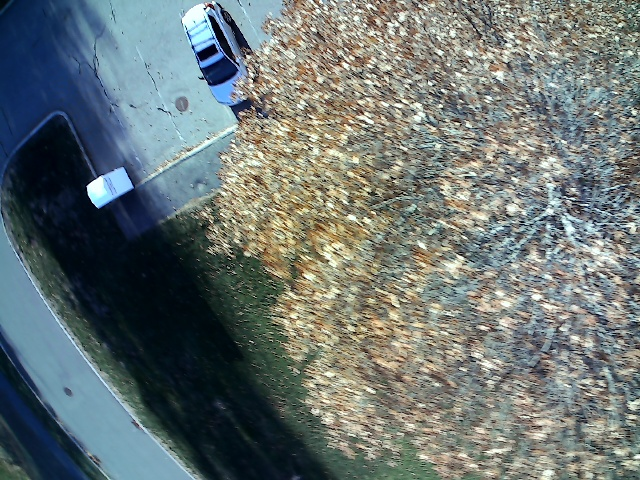
#> input picture software/mapping/test_images/p_01.jpg, 640 x 480 px; its folder holds only this picture in this run
$ python -i map_stitching_old.py   (imports and definitions only)
#> lines starting #> are read from the running program, lines starting #| are printed output that depends on the picture; after the words box and inside, x2 and y2 are one past the last pixel; in counts of white or black regions, pixels touching at a corner belong together
#> further down, picture is the input picture: shape (480, 640, 3); mean B, G, R 115.8, 117.1, 107.4
# THIS IS THE OLD VERSION. RUN AT YOUR OWN RISK

import cv2
import numpy as np
import os
from PIL import Image

def warp_img(base, newImg):
    # Convert images to grayscale
    gray1 = cv2.cvtColor(base, cv2.COLOR_BGR2GRAY)
    gray2 = cv2.cvtColor(newImg, cv2.COLOR_BGR2GRAY)

    # Initialize the feature detector and extractor (e.g., SIFT)
    sift = cv2.SIFT_create()

    # Detect keypoints and compute descriptors for both images
    keypoints1, descriptors1 = sift.detectAndCompute(gray1, None)
    keypoints2, descriptors2 = sift.detectAndCompute(gray2, None)

    # Initialize the feature matcher using brute-force matching
    bf = cv2.BFMatcher()

    # Match the descriptors using brute-force matching
    matches = bf.match(descriptors1, descriptors2)

    # Select the top N matches
    num_matches = 50
    matches = sorted(matches, key=lambda x: x.distance)[:num_matches]

    # Extract matching keypoints
    src_points = np.float32([keypoints1[match.queryIdx].pt for match in matches]).reshape(-1, 1, 2)
    dst_points = np.float32([keypoints2[match.trainIdx].pt for match in matches]).reshape(-1, 1, 2)

    # Estimate the homography matrix
    homography, _ = cv2.findHomography(src_points, dst_points, cv2.RANSAC, 5.0)

    # Warp the first image using the homography
    result = cv2.warpPerspective(base, homography, (newImg.shape[1], newImg.shape[0]))

    return result

    # [8 lines of commented-out code are left out]

def remove_background(img):
    tmp = cv2.cvtColor(img, cv2.COLOR_BGR2GRAY)
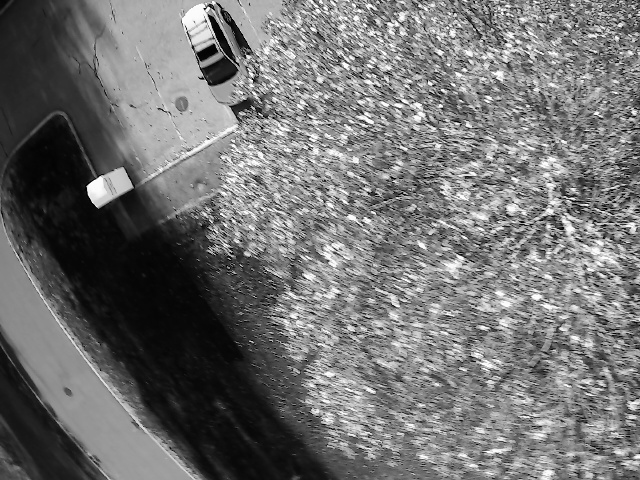
#> tmp: shape (480, 640); min 0, max 255, mean 114
    _, alpha = cv2.threshold(tmp, 0, 255, cv2.THRESH_BINARY)
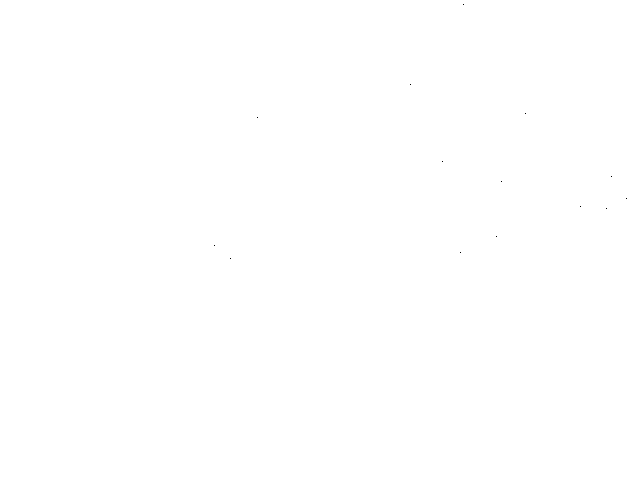
#> alpha: shape (480, 640); 100% white; black in thin lines or dots, all inside (x1, y1, x2, y2) = (214, 4, 627, 259)
    b, g, r = cv2.split(img)
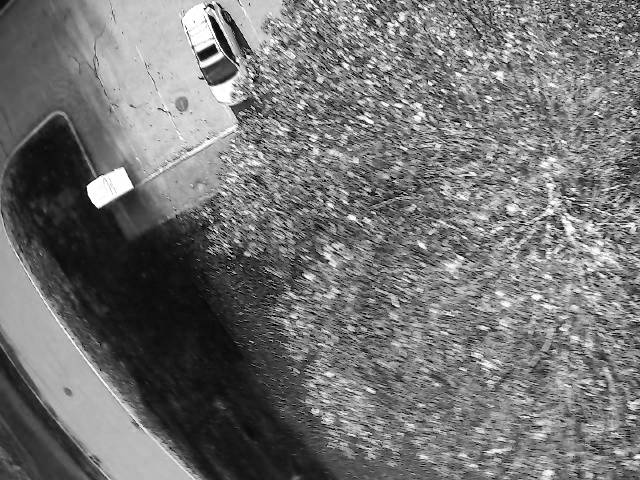
#> b: shape (480, 640); min 0, max 255, mean 115.8
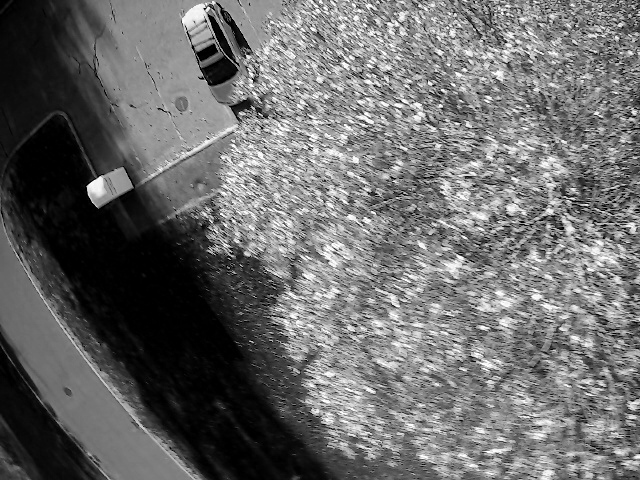
#> r: shape (480, 640); min 0, max 255, mean 107.4
    rgba = [b, g, r, alpha]
    dst = cv2.merge(rgba, 4)
    return dst

# START OF MAIN
dir = '/home/bmeyer/Downloads/stitch-test-pics/'
# [1 line that did not run here, left out]
# [1 line not run here, left out]
# [1 line that did not run here, left out]
#for name in os.listdir(dir):
#    imgs.append(cv2.imread(os.path.join(dir, name)))

# [31 lines not run here, left out]

>>> import cv2
>>> picture = cv2.imread('test_images/p_01.jpg')
>>> result = remove_background(picture)

$ run again, on software/mapping/test_images/p_02.jpg
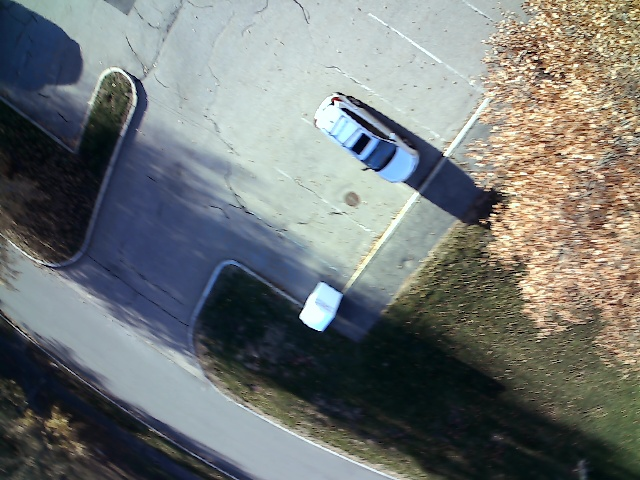
#> input picture software/mapping/test_images/p_02.jpg, 640 x 480 px
#> picture is the input picture: shape (480, 640, 3); mean B, G, R 117.6, 118.9, 114.5
#> alpha: shape (480, 640); 100% white; black in thin lines or dots, all inside (x1, y1, x2, y2) = (12, 96, 454, 349)
#> in remove_background, `b, g, r = cv2.split(img)`:
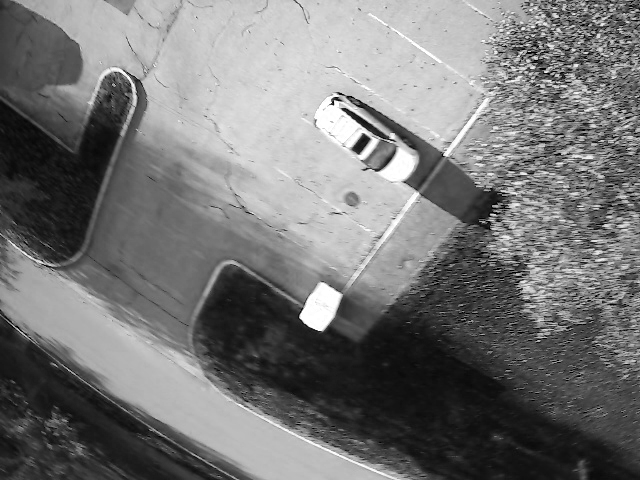
#> b: shape (480, 640); min 0, max 255, mean 117.6
#> in remove_background, `b, g, r = cv2.split(img)`:
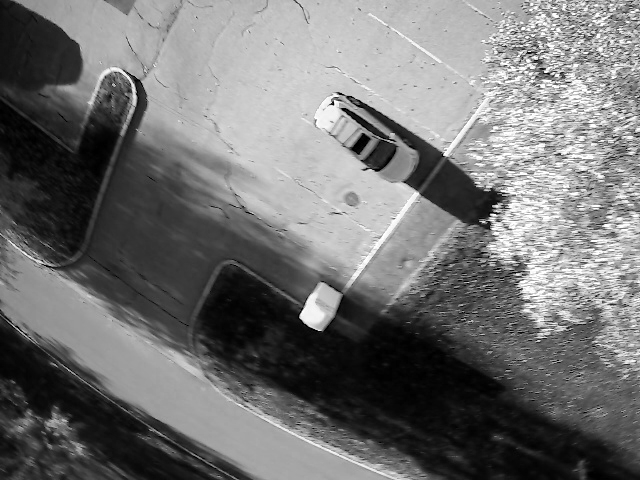
#> r: shape (480, 640); min 0, max 255, mean 114.5

$ run again, on software/mapping/test_images/p_03.jpg
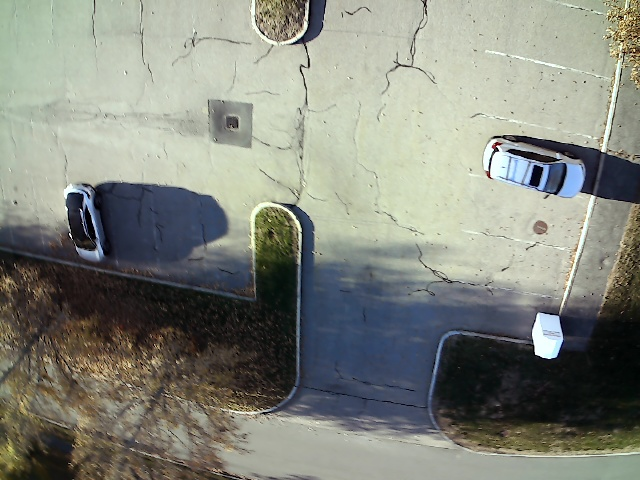
#> input picture software/mapping/test_images/p_03.jpg, 640 x 480 px
#> picture is the input picture: shape (480, 640, 3); mean B, G, R 125.3, 135, 132
#> in remove_background, `tmp = cv2.cvtColor(img, cv2.COLOR_BGR2GRAY)`:
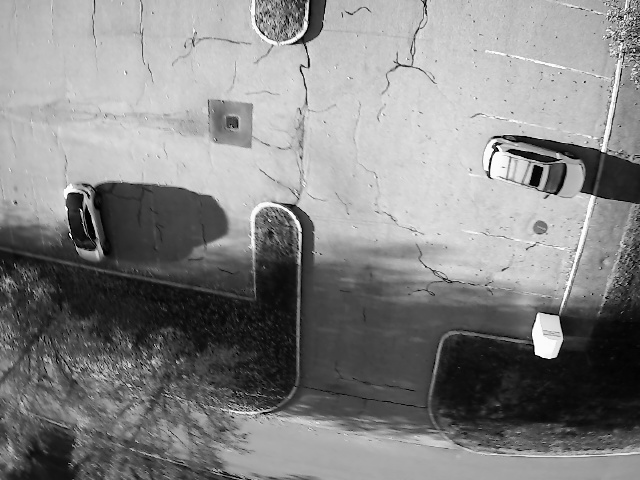
#> tmp: shape (480, 640); min 0, max 255, mean 133
#> alpha: shape (480, 640); 100% white; black in thin lines or dots, all inside (x1, y1, x2, y2) = (4, 137, 607, 475)
#> in remove_background, `b, g, r = cv2.split(img)`:
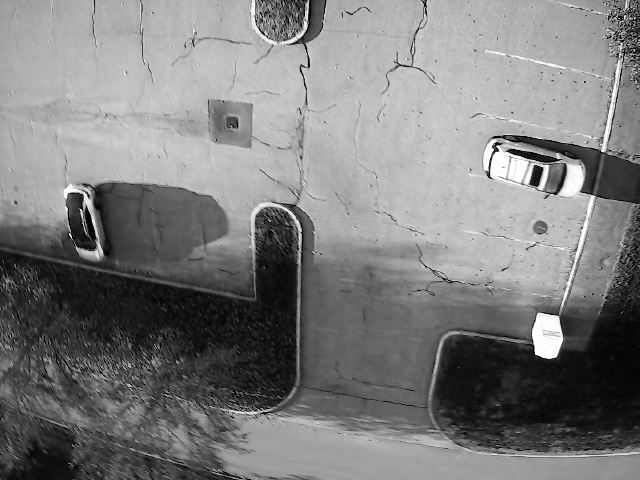
#> b: shape (480, 640); min 0, max 255, mean 125.3

$ run again, on software/mapping/test_images/p_04.jpg
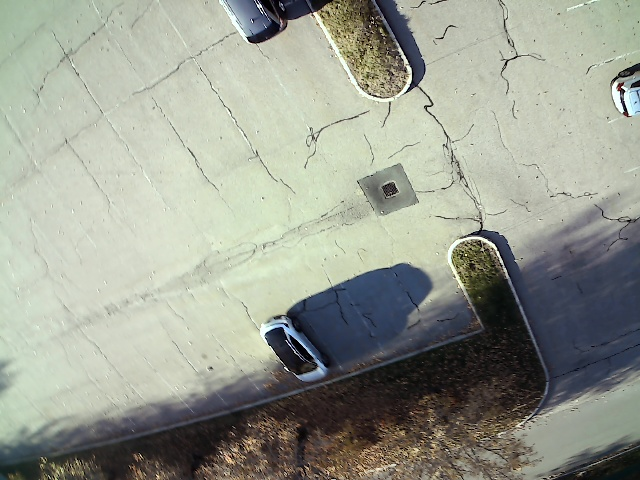
#> input picture software/mapping/test_images/p_04.jpg, 640 x 480 px
#> picture is the input picture: shape (480, 640, 3); mean B, G, R 145.2, 157.2, 153.2
#> in remove_background, `tmp = cv2.cvtColor(img, cv2.COLOR_BGR2GRAY)`:
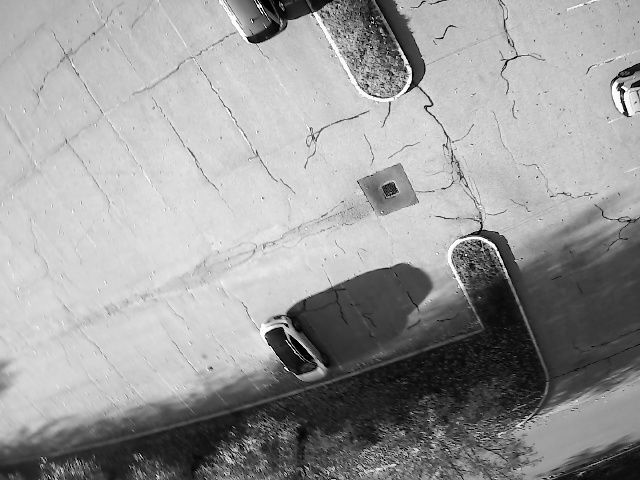
#> tmp: shape (480, 640); min 0, max 255, mean 154.6
#> alpha: shape (480, 640); 100% white; black in thin lines or dots, all inside (x1, y1, x2, y2) = (139, 0, 625, 474)
#> in remove_background, `b, g, r = cv2.split(img)`:
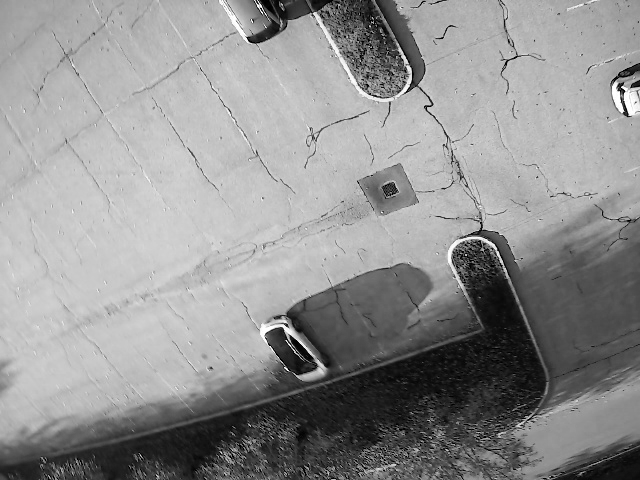
#> b: shape (480, 640); min 0, max 255, mean 145.2
